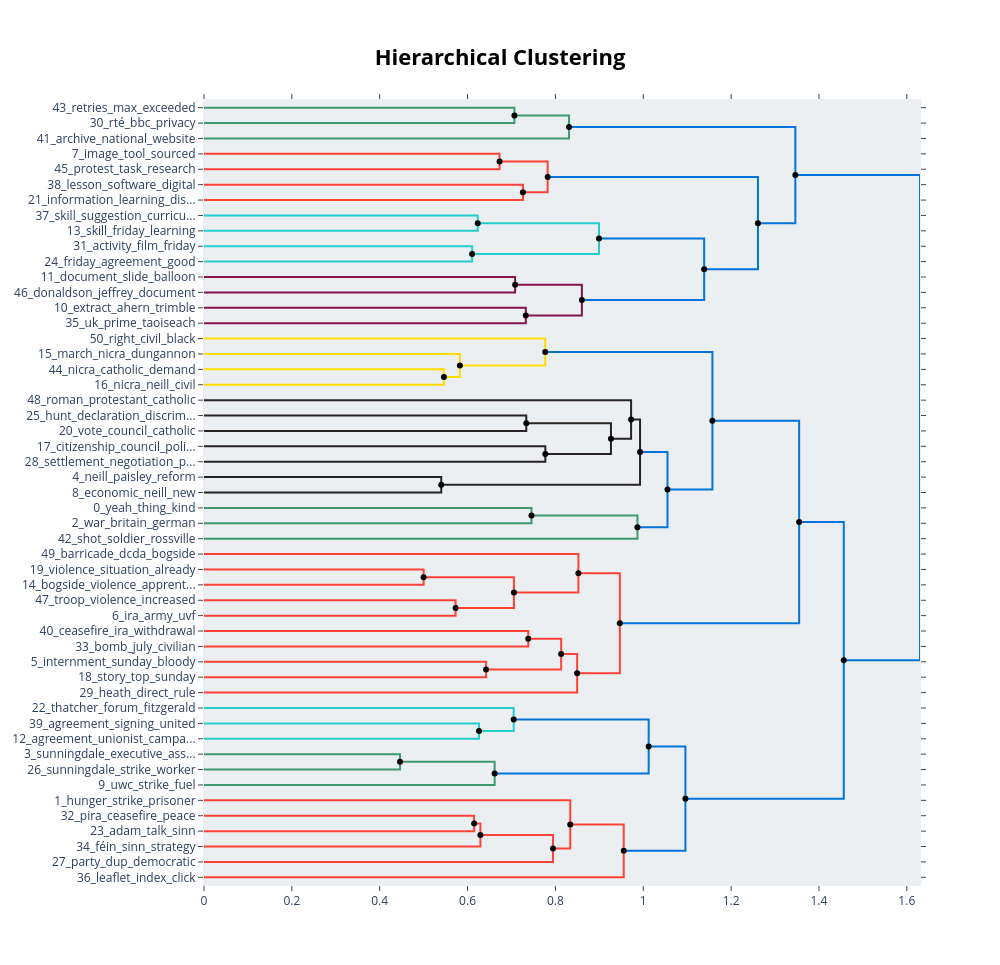

Notebook code cell kept with this figure:
### Code cell
# Visualize the hierarchical topics
print("Creating hierarchical topics visualization...")

# Use the hierarchical_model to create the visualization
hierarchy_fig = hierarchical_model.visualize_hierarchy(hierarchical_topics=hierarchical_topics_option2)
hierarchy_fig.show()

# Also save as HTML
hierarchy_fig.write_html("../outputs/analysis_results/option2_hierarchical_topics.html")
print("Hierarchical topics visualization saved for option2")

### Figure 1 — Plotly figure (JSON) as saved in the notebook; plotly's stock layout.template omitted (floating-point values rounded to 4 significant figures)
{"data": [{"hoverinfo": "text", "marker": {"color": "rgb(61,153,112)"}, "mode": "lines", "text": ["retries_max_exceeded_nameresolutionerror_errno", "", "", "rté_bbc_privacy_youtube_news"], "type": "scatter", "x": [0.0, 0.7067, 0.7067, 0.0], "xaxis": "x", "y": [-5.0, -5.0, -15.0, -15.0], "yaxis": "y"}, {"hoverinfo": "text", "marker": {"color": "rgb(61,153,112)"}, "mode": "lines", "text": ["rté_bbc_privacy_news_youtube", "", "", "archive_national_website_cooky_accessibility"], "type": "scatter", "x": [0.7067, 0.831, 0.831, 0.0], "xaxis": "x", "y": [-10.0, -10.0, -25.0, -25.0], "yaxis": "y"}, {"hoverinfo": "text", "marker": {"color": "rgb(255,65,54)"}, "mode": "lines", "text": ["image_tool_sourced_work_internet", "", "", "protest_task_research_civil_right"], "type": "scatter", "x": [0.0, 0.6729, 0.6729, 0.0], "xaxis": "x", "y": [-35.0, -35.0, -45.0, -45.0], "yaxis": "y"}, {"hoverinfo": "text", "marker": {"color": "rgb(255,65,54)"}, "mode": "lines", "text": ["lesson_software_digital_editing_comic", "", "", "information_learning_discussion_designed_meet"], "type": "scatter", "x": [0.0, 0.7261, 0.7261, 0.0], "xaxis": "x", "y": [-55.0, -55.0, -65.0, -65.0], "yaxis": "y"}, {"hoverinfo": "text", "marker": {"color": "rgb(255,65,54)"}, "mode": "lines", "text": ["image_work_tool_sourced_internet", "", "", "lesson_information_learning_discussion_key"], "type": "scatter", "x": [0.6729, 0.7824, 0.7824, 0.7261], "xaxis": "x", "y": [-40.0, -40.0, -60.0, -60.0], "yaxis": "y"}, {"hoverinfo": "text", "marker": {"color": "rgb(35,205,205)"}, "mode": "lines", "text": ["skill_suggestion_curricular_exemplification_elaboration", "", "", "skill_friday_learning_others_agreement"], "type": "scatter", "x": [0.0, 0.6232, 0.6232, 0.0], "xaxis": "x", "y": [-75.0, -75.0, -85.0, -85.0], "yaxis": "y"}, {"hoverinfo": "text", "marker": {"color": "rgb(35,205,205)"}, "mode": "lines", "text": ["activity_film_friday_agreement_ask", "", "", "friday_agreement_good_referendum_false"], "type": "scatter", "x": [0.0, 0.6104, 0.6104, 0.0], "xaxis": "x", "y": [-95.0, -95.0, -105.0, -105.0], "yaxis": "y"}, {"hoverinfo": "text", "marker": {"color": "rgb(35,205,205)"}, "mode": "lines", "text": ["skill_learning_friday_capability_teaching", "", "", "friday_agreement_activity_film_ask"], "type": "scatter", "x": [0.6232, 0.8992, 0.8992, 0.6104], "xaxis": "x", "y": [-80.0, -80.0, -100.0, -100.0], "yaxis": "y"}, {"hoverinfo": "text", "marker": {"color": "rgb(133,20,75)"}, "mode": "lines", "text": ["document_slide_balloon_declaration_peace", "", "", "donaldson_jeffrey_document_agreement_denis"], "type": "scatter", "x": [0.0, 0.7083, 0.7083, 0.0], "xaxis": "x", "y": [-115.0, -115.0, -125.0, -125.0], "yaxis": "y"}, {"hoverinfo": "text", "marker": {"color": "rgb(133,20,75)"}, "mode": "lines", "text": ["extract_ahern_trimble_text_uup", "", "", "uk_prime_taoiseach_minister_hmg"], "type": "scatter", "x": [0.0, 0.7326, 0.7326, 0.0], "xaxis": "x", "y": [-135.0, -135.0, -145.0, -145.0], "yaxis": "y"}, {"hoverinfo": "text", "marker": {"color": "rgb(133,20,75)"}, "mode": "lines", "text": ["document_declaration_slide_agreement_balloon", "", "", "extract_irish_prime_ahern_minister"], "type": "scatter", "x": [0.7083, 0.8603, 0.8603, 0.7326], "xaxis": "x", "y": [-120.0, -120.0, -140.0, -140.0], "yaxis": "y"}, {"hoverinfo": "text", "marker": {"color": "rgb(0,116,217)"}, "mode": "lines", "text": ["friday_agreement_activity_skill_film", "", "", "document_extract_irish_declaration_prime"], "type": "scatter", "x": [0.8992, 1.139, 1.139, 0.8603], "xaxis": "x", "y": [-90.0, -90.0, -130.0, -130.0], "yaxis": "y"}, {"hoverinfo": "text", "marker": {"color": "rgb(0,116,217)"}, "mode": "lines", "text": ["information_image_lesson_task_internet", "", "", "friday_agreement_activity_skill_key"], "type": "scatter", "x": [0.7824, 1.261, 1.261, 1.139], "xaxis": "x", "y": [-50.0, -50.0, -110.0, -110.0], "yaxis": "y"}, {"hoverinfo": "text", "marker": {"color": "rgb(0,116,217)"}, "mode": "lines", "text": ["rté_archive_national_bbc_accessibility", "", "", "friday_agreement_information_lesson_activity"], "type": "scatter", "x": [0.831, 1.346, 1.346, 1.261], "xaxis": "x", "y": [-17.5, -17.5, -80.0, -80.0], "yaxis": "y"}, {"hoverinfo": "text", "marker": {"color": "rgb(255,220,0)"}, "mode": "lines", "text": ["nicra_catholic_demand_civil_right", "", "", "nicra_neill_civil_right_demand"], "type": "scatter", "x": [0.0, 0.5461, 0.5461, 0.0], "xaxis": "x", "y": [-175.0, -175.0, -185.0, -185.0], "yaxis": "y"}, {"hoverinfo": "text", "marker": {"color": "rgb(255,220,0)"}, "mode": "lines", "text": ["march_nicra_dungannon_housing_civil", "", "", "nicra_civil_neill_right_demand"], "type": "scatter", "x": [0.0, 0.5826, 0.5826, 0.5461], "xaxis": "x", "y": [-165.0, -165.0, -180.0, -180.0], "yaxis": "y"}, {"hoverinfo": "text", "marker": {"color": "rgb(255,220,0)"}, "mode": "lines", "text": ["right_civil_black_luther_protest", "", "", "nicra_march_civil_right_neill"], "type": "scatter", "x": [0.0, 0.7768, 0.7768, 0.5826], "xaxis": "x", "y": [-155.0, -155.0, -172.5, -172.5], "yaxis": "y"}, {"hoverinfo": "text", "marker": {"color": "rgb(40,35,35)"}, "mode": "lines", "text": ["hunt_declaration_discrimination_report_downing", "", "", "vote_council_catholic_ward_protestant"], "type": "scatter", "x": [0.0, 0.7337, 0.7337, 0.0], "xaxis": "x", "y": [-205.0, -205.0, -215.0, -215.0], "yaxis": "y"}, {"hoverinfo": "text", "marker": {"color": "rgb(40,35,35)"}, "mode": "lines", "text": ["citizenship_council_policing_human_assembly", "", "", "settlement_negotiation_peaceful_island_mistrust"], "type": "scatter", "x": [0.0, 0.7771, 0.7771, 0.0], "xaxis": "x", "y": [-225.0, -225.0, -235.0, -235.0], "yaxis": "y"}, {"hoverinfo": "text", "marker": {"color": "rgb(40,35,35)"}, "mode": "lines", "text": ["vote_discrimination_council_local_catholic", "", "", "citizenship_council_human_policing_government"], "type": "scatter", "x": [0.7337, 0.9265, 0.9265, 0.7771], "xaxis": "x", "y": [-210.0, -210.0, -230.0, -230.0], "yaxis": "y"}, {"hoverinfo": "text", "marker": {"color": "rgb(40,35,35)"}, "mode": "lines", "text": ["roman_protestant_catholic_militant_deny", "", "", "council_vote_policing_government_discrimination"], "type": "scatter", "x": [0.0, 0.9723, 0.9723, 0.9265], "xaxis": "x", "y": [-195.0, -195.0, -220.0, -220.0], "yaxis": "y"}, {"hoverinfo": "text", "marker": {"color": "rgb(40,35,35)"}, "mode": "lines", "text": ["neill_paisley_reform_visit_oup", "", "", "economic_neill_new_economy_improve"], "type": "scatter", "x": [0.0, 0.5401, 0.5401, 0.0], "xaxis": "x", "y": [-245.0, -245.0, -255.0, -255.0], "yaxis": "y"}, {"hoverinfo": "text", "marker": {"color": "rgb(40,35,35)"}, "mode": "lines", "text": ["council_vote_government_policing_discrimination", "", "", "neill_economic_catholic_policy_lemass"], "type": "scatter", "x": [0.9723, 0.9927, 0.9927, 0.5401], "xaxis": "x", "y": [-207.5, -207.5, -250.0, -250.0], "yaxis": "y"}, {"hoverinfo": "text", "marker": {"color": "rgb(61,153,112)"}, "mode": "lines", "text": ["yeah_thing_kind_parent_well", "", "", "war_britain_german_éire_germany"], "type": "scatter", "x": [0.0, 0.7456, 0.7456, 0.0], "xaxis": "x", "y": [-265.0, -265.0, -275.0, -275.0], "yaxis": "y"}, {"hoverinfo": "text", "marker": {"color": "rgb(61,153,112)"}, "mode": "lines", "text": ["thing_yeah_war_well_britain", "", "", "shot_soldier_rossville_flat_donaghy"], "type": "scatter", "x": [0.7456, 0.9867, 0.9867, 0.0], "xaxis": "x", "y": [-270.0, -270.0, -285.0, -285.0], "yaxis": "y"}, {"hoverinfo": "text", "marker": {"color": "rgb(0,116,217)"}, "mode": "lines", "text": ["neill_catholic_economic_reform_council", "", "", "thing_yeah_war_well_britain"], "type": "scatter", "x": [0.9927, 1.055, 1.055, 0.9867], "xaxis": "x", "y": [-228.8, -228.8, -277.5, -277.5], "yaxis": "y"}, {"hoverinfo": "text", "marker": {"color": "rgb(0,116,217)"}, "mode": "lines", "text": ["nicra_civil_march_right_movement", "", "", "neill_thing_yeah_people_war"], "type": "scatter", "x": [0.7768, 1.157, 1.157, 1.055], "xaxis": "x", "y": [-163.8, -163.8, -253.1, -253.1], "yaxis": "y"}, {"hoverinfo": "text", "marker": {"color": "rgb(255,65,54)"}, "mode": "lines", "text": ["violence_situation_already_government_erupted", "", "", "bogside_violence_apprentice_belfast_boy"], "type": "scatter", "x": [0.0, 0.5, 0.5, 0.0], "xaxis": "x", "y": [-305.0, -305.0, -315.0, -315.0], "yaxis": "y"}, {"hoverinfo": "text", "marker": {"color": "rgb(255,65,54)"}, "mode": "lines", "text": ["troop_violence_increased_ira_control", "", "", "ira_army_uvf_provisional_paramilitary"], "type": "scatter", "x": [0.0, 0.5728, 0.5728, 0.0], "xaxis": "x", "y": [-325.0, -325.0, -335.0, -335.0], "yaxis": "y"}, {"hoverinfo": "text", "marker": {"color": "rgb(255,65,54)"}, "mode": "lines", "text": ["violence_bogside_belfast_august_apprentice", "", "", "ira_army_provisional_uvf_british"], "type": "scatter", "x": [0.5, 0.7056, 0.7056, 0.5728], "xaxis": "x", "y": [-310.0, -310.0, -330.0, -330.0], "yaxis": "y"}, {"hoverinfo": "text", "marker": {"color": "rgb(255,65,54)"}, "mode": "lines", "text": ["barricade_dcda_bogside_area_derry", "", "", "ira_violence_army_catholic_loyalist"], "type": "scatter", "x": [0.0, 0.8523, 0.8523, 0.7056], "xaxis": "x", "y": [-295.0, -295.0, -320.0, -320.0], "yaxis": "y"}, {"hoverinfo": "text", "marker": {"color": "rgb(255,65,54)"}, "mode": "lines", "text": ["ceasefire_ira_withdrawal_truce_consented", "", "", "bomb_july_civilian_claudy_motorman"], "type": "scatter", "x": [0.0, 0.7383, 0.7383, 0.0], "xaxis": "x", "y": [-345.0, -345.0, -355.0, -355.0], "yaxis": "y"}, {"hoverinfo": "text", "marker": {"color": "rgb(255,65,54)"}, "mode": "lines", "text": ["internment_sunday_bloody_violence_ira", "", "", "story_top_sunday_bloody_day"], "type": "scatter", "x": [0.0, 0.6421, 0.6421, 0.0], "xaxis": "x", "y": [-365.0, -365.0, -375.0, -375.0], "yaxis": "y"}, {"hoverinfo": "text", "marker": {"color": "rgb(255,65,54)"}, "mode": "lines", "text": ["ira_bomb_july_civilian_ceasefire", "", "", "internment_sunday_bloody_event_violence"], "type": "scatter", "x": [0.7383, 0.8131, 0.8131, 0.6421], "xaxis": "x", "y": [-350.0, -350.0, -370.0, -370.0], "yaxis": "y"}, {"hoverinfo": "text", "marker": {"color": "rgb(255,65,54)"}, "mode": "lines", "text": ["internment_bloody_sunday_ira_violence", "", "", "heath_direct_rule_stormont_control"], "type": "scatter", "x": [0.8131, 0.8495, 0.8495, 0.0], "xaxis": "x", "y": [-360.0, -360.0, -385.0, -385.0], "yaxis": "y"}, {"hoverinfo": "text", "marker": {"color": "rgb(255,65,54)"}, "mode": "lines", "text": ["ira_violence_army_bogside_british", "", "", "internment_bloody_sunday_ira_british"], "type": "scatter", "x": [0.8523, 0.9467, 0.9467, 0.8495], "xaxis": "x", "y": [-307.5, -307.5, -372.5, -372.5], "yaxis": "y"}, {"hoverinfo": "text", "marker": {"color": "rgb(0,116,217)"}, "mode": "lines", "text": ["neill_people_nicra_catholic_thing", "", "", "ira_internment_violence_army_british"], "type": "scatter", "x": [1.157, 1.355, 1.355, 0.9467], "xaxis": "x", "y": [-208.4, -208.4, -340.0, -340.0], "yaxis": "y"}, {"hoverinfo": "text", "marker": {"color": "rgb(35,205,205)"}, "mode": "lines", "text": ["agreement_signing_united_party_international", "", "", "agreement_unionist_campaign_protest_rally"], "type": "scatter", "x": [0.0, 0.6261, 0.6261, 0.0], "xaxis": "x", "y": [-405.0, -405.0, -415.0, -415.0], "yaxis": "y"}, {"hoverinfo": "text", "marker": {"color": "rgb(35,205,205)"}, "mode": "lines", "text": ["thatcher_forum_fitzgerald_agreement_margaret", "", "", "agreement_unionist_campaign_protest_ian"], "type": "scatter", "x": [0.0, 0.7051, 0.7051, 0.6261], "xaxis": "x", "y": [-395.0, -395.0, -410.0, -410.0], "yaxis": "y"}, {"hoverinfo": "text", "marker": {"color": "rgb(61,153,112)"}, "mode": "lines", "text": ["sunningdale_executive_assembly_council_unionist", "", "", "sunningdale_strike_worker_council_ulster"], "type": "scatter", "x": [0.0, 0.4462, 0.4462, 0.0], "xaxis": "x", "y": [-425.0, -425.0, -435.0, -435.0], "yaxis": "y"}, {"hoverinfo": "text", "marker": {"color": "rgb(61,153,112)"}, "mode": "lines", "text": ["sunningdale_executive_council_assembly_unionist", "", "", "uwc_strike_fuel_executive_supply"], "type": "scatter", "x": [0.4462, 0.6617, 0.6617, 0.0], "xaxis": "x", "y": [-430.0, -430.0, -445.0, -445.0], "yaxis": "y"}, {"hoverinfo": "text", "marker": {"color": "rgb(0,116,217)"}, "mode": "lines", "text": ["agreement_unionist_thatcher_forum_fitzgerald", "", "", "executive_sunningdale_uwc_council_strike"], "type": "scatter", "x": [0.7051, 1.012, 1.012, 0.6617], "xaxis": "x", "y": [-402.5, -402.5, -437.5, -437.5], "yaxis": "y"}, {"hoverinfo": "text", "marker": {"color": "rgb(255,65,54)"}, "mode": "lines", "text": ["pira_ceasefire_peace_talk_féin", "", "", "adam_talk_sinn_féin_gerry"], "type": "scatter", "x": [0.0, 0.6149, 0.6149, 0.0], "xaxis": "x", "y": [-465.0, -465.0, -475.0, -475.0], "yaxis": "y"}, {"hoverinfo": "text", "marker": {"color": "rgb(255,65,54)"}, "mode": "lines", "text": ["talk_sinn_féin_adam_pira", "", "", "féin_sinn_strategy_republican_armalite"], "type": "scatter", "x": [0.6149, 0.6292, 0.6292, 0.0], "xaxis": "x", "y": [-470.0, -470.0, -485.0, -485.0], "yaxis": "y"}, {"hoverinfo": "text", "marker": {"color": "rgb(255,65,54)"}, "mode": "lines", "text": ["sinn_féin_talk_adam_pira", "", "", "party_dup_democratic_protestant_unionist"], "type": "scatter", "x": [0.6292, 0.7945, 0.7945, 0.0], "xaxis": "x", "y": [-477.5, -477.5, -495.0, -495.0], "yaxis": "y"}, {"hoverinfo": "text", "marker": {"color": "rgb(255,65,54)"}, "mode": "lines", "text": ["hunger_strike_prisoner_sand_striker", "", "", "sinn_féin_party_talk_adam"], "type": "scatter", "x": [0.0, 0.8338, 0.8338, 0.7945], "xaxis": "x", "y": [-455.0, -455.0, -486.2, -486.2], "yaxis": "y"}, {"hoverinfo": "text", "marker": {"color": "rgb(255,65,54)"}, "mode": "lines", "text": ["hunger_strike_prisoner_sinn_féin", "", "", "leaflet_index_click_window_election"], "type": "scatter", "x": [0.8338, 0.9555, 0.9555, 0.0], "xaxis": "x", "y": [-470.6, -470.6, -505.0, -505.0], "yaxis": "y"}, {"hoverinfo": "text", "marker": {"color": "rgb(0,116,217)"}, "mode": "lines", "text": ["agreement_unionist_executive_sunningdale_uwc", "", "", "hunger_strike_prisoner_sinn_féin"], "type": "scatter", "x": [1.012, 1.096, 1.096, 0.9555], "xaxis": "x", "y": [-420.0, -420.0, -487.8, -487.8], "yaxis": "y"}, {"hoverinfo": "text", "marker": {"color": "rgb(0,116,217)"}, "mode": "lines", "text": ["neill_people_catholic_ira_government", "", "", "strike_hunger_unionist_party_prisoner"], "type": "scatter", "x": [1.355, 1.457, 1.457, 1.096], "xaxis": "x", "y": [-274.2, -274.2, -453.9, -453.9], "yaxis": "y"}, {"hoverinfo": "text", "marker": {"color": "rgb(0,116,217)"}, "mode": "lines", "text": ["information_friday_agreement_lesson_activity", "", "", "unionist_government_british_strike_ira"], "type": "scatter", "x": [1.346, 1.63, 1.63, 1.457], "xaxis": "x", "y": [-48.75, -48.75, -364.1, -364.1], "yaxis": "y"}, {"hoverinfo": "text", "hovertext": ["rté_bbc_privacy_news_youtube", "image_work_tool_sourced_internet", "skill_learning_friday_capability_teaching", "document_declaration_slide_agreement_balloon", "friday_agreement_activity_skill_film", "information_image_lesson_task_internet", "rté_archive_national_bbc_accessibility", "vote_discrimination_council_local_catholic", "council_vote_government_policing_discrimination", "thing_yeah_war_well_britain", "neill_catholic_economic_reform_council", "nicra_civil_march_right_movement", "violence_bogside_belfast_august_apprentice", "ira_bomb_july_civilian_ceasefire", "internment_bloody_sunday_ira_violence", "ira_violence_army_bogside_british", "neill_people_nicra_catholic_thing", "sunningdale_executive_council_assembly_unionist", "agreement_unionist_thatcher_forum_fitzgerald", "talk_sinn_féin_adam_pira", "sinn_féin_talk_adam_pira", "hunger_strike_prisoner_sinn_féin", "agreement_unionist_executive_sunningdale_uwc", "neill_people_catholic_ira_government", "information_friday_agreement_lesson_activity"], "marker": {"color": "black"}, "mode": "markers", "showlegend": false, "type": "scatter", "x": [0.7067, 0.6729, 0.6232, 0.7083, 0.8992, 0.7824, 0.831, 0.7337, 0.9723, 0.7456, 0.9927, 0.7768, 0.5, 0.7383, 0.8131, 0.8523, 1.157, 0.4462, 0.7051, 0.6149, 0.6292, 0.8338, 1.012, 1.355, 1.346], "y": [-10, -40, -80, -120, -90, -50, -17.5, -210, -207.5, -270, -228.8, -163.8, -310, -350, -360, -307.5, -208.4, -430, -402.5, -470, -477.5, -470.6, -420, -274.2, -48.75]}, {"hoverinfo": "text", "hovertext": ["lesson_information_learning_discussion_key", "friday_agreement_activity_film_ask", "extract_irish_prime_ahern_minister", "document_extract_irish_declaration_prime", "friday_agreement_activity_skill_key", "friday_agreement_information_lesson_activity", "nicra_civil_neill_right_demand", "nicra_march_civil_right_neill", "citizenship_council_human_policing_government", "council_vote_policing_government_discrimination", "neill_economic_catholic_policy_lemass", "thing_yeah_war_well_britain", "neill_thing_yeah_people_war", "ira_army_provisional_uvf_british", "ira_violence_army_catholic_loyalist", "internment_sunday_bloody_event_violence", "internment_bloody_sunday_ira_british", "ira_internment_violence_army_british", "agreement_unionist_campaign_protest_ian", "executive_sunningdale_uwc_council_strike", "sinn_féin_party_talk_adam", "hunger_strike_prisoner_sinn_féin", "strike_hunger_unionist_party_prisoner", "unionist_government_british_strike_ira"], "marker": {"color": "black"}, "mode": "markers", "showlegend": false, "type": "scatter", "x": [0.7261, 0.6104, 0.7326, 0.8603, 1.139, 1.261, 0.5461, 0.5826, 0.7771, 0.9265, 0.5401, 0.9867, 1.055, 0.5728, 0.7056, 0.6421, 0.8495, 0.9467, 0.6261, 0.6617, 0.7945, 0.9555, 1.096, 1.457], "y": [-60, -100, -140, -130, -110, -80, -180, -172.5, -230, -220, -250, -277.5, -253.1, -330, -320, -370, -372.5, -340, -410, -437.5, -486.2, -487.8, -453.9, -364.1]}], "layout": {"autosize": false, "height": 965, "hoverlabel": {"bgcolor": "white", "font": {"family": "Rockwell", "size": 16}}, "hovermode": "closest", "plot_bgcolor": "#ECEFF1", "showlegend": false, "title": {"font": {"color": "Black", "size": 22}, "text": "<b>Hierarchical Clustering</b>", "x": 0.5, "xanchor": "center", "yanchor": "top"}, "width": 1000, "xaxis": {"mirror": "allticks", "rangemode": "tozero", "showgrid": false, "showline": true, "showticklabels": true, "ticks": "outside", "type": "linear", "zeroline": false}, "yaxis": {"mirror": "allticks", "range": [-510, 0], "rangemode": "tozero", "showgrid": false, "showline": true, "showticklabels": true, "tickmode": "array", "ticks": "outside", "ticktext": ["43_retries_max_exceeded", "30_rté_bbc_privacy", "41_archive_national_website", "7_image_tool_sourced", "45_protest_task_research", "38_lesson_software_digital", "21_information_learning_dis...", "37_skill_suggestion_curricu...", "13_skill_friday_learning", "31_activity_film_friday", "24_friday_agreement_good", "11_document_slide_balloon", "46_donaldson_jeffrey_document", "10_extract_ahern_trimble", "35_uk_prime_taoiseach", "50_right_civil_black", "15_march_nicra_dungannon", "44_nicra_catholic_demand", "16_nicra_neill_civil", "48_roman_protestant_catholic", "25_hunt_declaration_discrim...", "20_vote_council_catholic", "17_citizenship_council_poli...", "28_settlement_negotiation_p...", "4_neill_paisley_reform", "8_economic_neill_new", "0_yeah_thing_kind", "2_war_britain_german", "42_shot_soldier_rossville", "49_barricade_dcda_bogside", "19_violence_situation_already", "14_bogside_violence_apprent...", "47_troop_violence_increased", "6_ira_army_uvf", "40_ceasefire_ira_withdrawal", "33_bomb_july_civilian", "5_internment_sunday_bloody", "18_story_top_sunday", "29_heath_direct_rule", "22_thatcher_forum_fitzgerald", "39_agreement_signing_united", "12_agreement_unionist_campa...", "3_sunningdale_executive_ass...", "26_sunningdale_strike_worker", "9_uwc_strike_fuel", "1_hunger_strike_prisoner", "32_pira_ceasefire_peace", "23_adam_talk_sinn", "34_féin_sinn_strategy", "27_party_dup_democratic", "36_leaflet_index_click"], "tickvals": [-5, -15, -25, -35, -45, -55, -65, -75, -85, -95, -105, -115, -125, -135, -145, -155, -165, -175, -185, -195, -205, -215, -225, -235, -245, -255, -265, -275, -285, -295, -305, -315, -325, -335, -345, -355, -365, -375, -385, -395, -405, -415, -425, -435, -445, -455, -465, -475, -485, -495, -505], "type": "linear", "zeroline": false}}}
